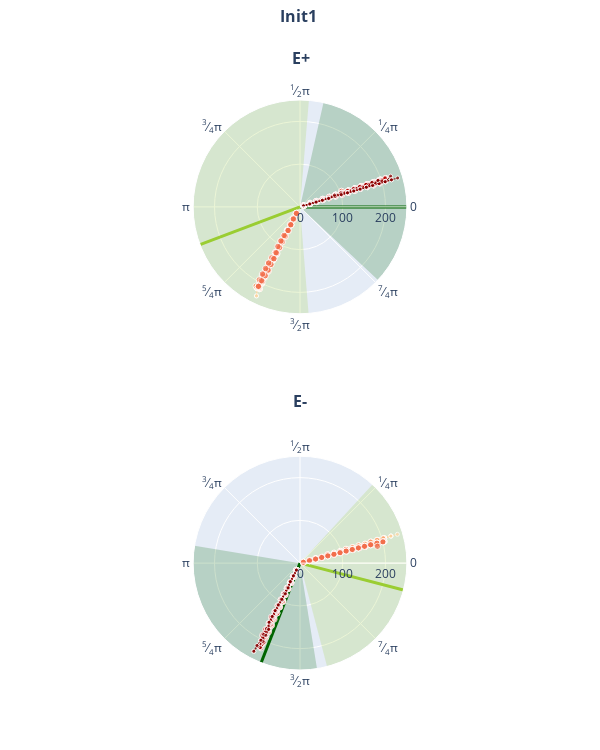

The notebook cell saved with this chart:
### Code cell
filehandler = open("results_min_w1.pickle","rb")
results_min_w1 = pickle.load(filehandler)
filehandler.close()

#filehandler = open("results_peak_w1.pickle","rb")
#results_peak_w1 = pickle.load(filehandler)
#filehandler.close()

for i_w in range(len(results_min_w1["w1"])):
    if i_w != 1:
        continue
    ops_plotall(results_min_w1["control"][i_w], 0.1, duration, dt, 200., results_min_w1["filename"][i_w], savepath)
    ops_plotsubset(results_min_w1["state"][i_w], results_min_w1["control"][i_w], 0.4, 0.1, duration, dt, 200., 
                results_min_w1["filename"][i_w], savepath_subset)
    #ops_plotall(results_peak_w1["control"][i_w], 0.1, duration, dt, 200., results_peak_w1["filename"][i_w], savepath)
    #ops_plotsubset(results_peak_w1["state"][i_w], results_peak_w1["control"][i_w], 0.4, 0.1, duration, dt,200., 
    #            results_peak_w1["filename"][i_w], savepath_subset)

ops_plot_acp_inits(results_min_w1, None, period, 0.01, dt, "plot1", savepath)
ops_plot_timing_inits(results_min_w1, None, dt, [0,250], 100., "plot2", savepath)
